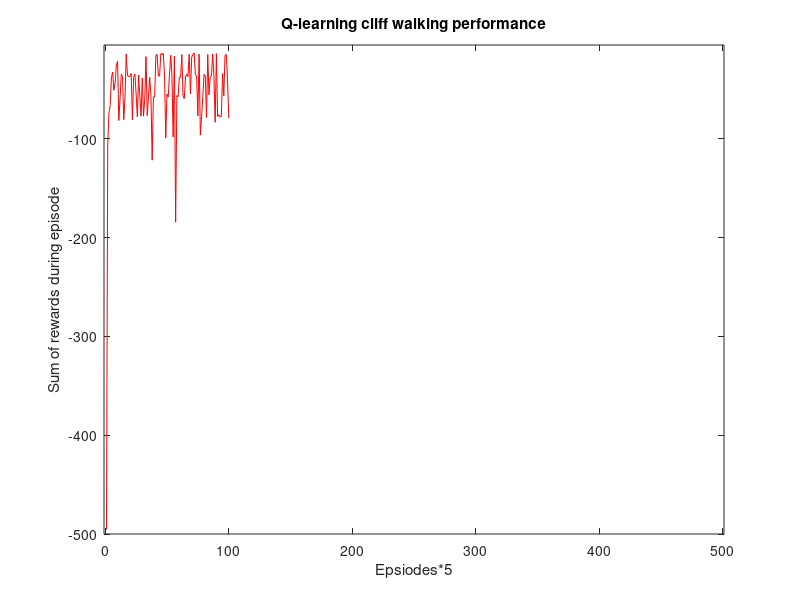

Here is the MATLAB script that generated this plot:
%-------------------------------------------------------------------------
% script file: q_learning_cliff_walking.m
% rbd
% ray.duran@und.edu
% EE547
% Last update: 8/2/20
%
% Example 6.6 Cliff Walking with Q-learning
% Sutton, "Reinforcement Learning,An Introduction, 2nd ed" pg 132
% Algo:
% Parameters: step size: alpha(0,1], small epsilon > 0
% Initialize Q(s,a), for all s,a, except Q(terminal,.) = 0
%
%  Loop for each epsiode
%   Initialize S
%   Loop for each step of episode:
%       Choose A from S using policy dervied from Q( epsilon greedy)
%       Take action A, observe R, S'
%       Q(S,A) <- Q(S,A) + alpha*[ R + gamma*max(sub_a)Q(S',a) - Q(S,A)]
%       S<- S';
%   Until S is terminal
% NOte: Assume for this gridworld that you cannot take action to take
% you off ":edge".
%-------------------------------------------------------------------------
clear all;
x = 12; 
y = 7;
a = 4;                          % Number of actions:{ up,down,left, right}
epsilon = .1;                   % for greedy policy
alpha = .5;                     % step size
gamma = .9;                     % discount rate
q = zeros(y,x,a);               % action-state space(y,x,a)
q(4,12,:) = 0;                  % terminal value zero; Note coordinate from upperleft
avg_time_incr_intervals = 100;  % helps average sum of rewards over 5 episodes
episodes = avg_time_incr_intervals*5; 


%debug
time_steps = 0;
sum_of_rewards_debug = zeros(1,episodes);

for n = 1: episodes
    i_current = 4; % state init row 
    j_current = 1; % state init col
    
    cliffwalking   = 1;
    sum_of_rewards = 0;
    
    while cliffwalking
        
         % choose with epsilon greedy policy
         random = rand(1); 
         if( 1-epsilon > random)
            [max_value,a_current] = max(q(i_current,j_current,:));
         else
             a_current = randi(a,1); 
         end
        
        switch a_current
            case 1 % up
                i_update = i_current-1; % reference (1,1)
                j_update = j_current;
            case 2 % down
                i_update = i_current+1;
                j_update = j_current;
            case 3 % right
                i_update = i_current;
                j_update = j_current+1;
            case 4 % left
                i_update = i_current;
                j_update = j_current-1;            
            otherwise
                i_update = 4;
                j_update = 1;
        end
        
  
        % cliff!!
        if (i_update == 4) && (j_update > 1) && (j_update < 12)
            i_update = 4; 
            j_update = 1;
            r = -100;
        
        % other limits
        elseif i_update < 1
            i_update = 1;
            r = -1;
               
        elseif i_update > 4
            i_update = 4;
            r = -1;
                
        elseif j_update > 12;
            j_update = 12;
            r = -1;
       
        elseif j_update < 1
            j_update = 1;
            r = -1;
        else
            r = -1;
        end
       
     
     % update action on max only!
     [max_value,a_update] = max(q(i_update,j_update,:));
       
     q(i_current,j_current,a_current) =  q(i_current,j_current,a_current) +...
         alpha*(r + gamma*max_value - q(i_current,j_current,a_current) );
     
     i_current = i_update;
     j_current = j_update;
     
     % debug
     sum_of_rewards = sum_of_rewards + r;
     
     % terminate epsiode
     if i_update==4 && j_update ==12
         cliffwalking = 0;
         % debug
         sum_of_rewards_debug(1,n) = sum_of_rewards;
     end                
        
    end % while
        
end

avg_time_incr = [1: 1: avg_time_incr_intervals];

% avg over 5 columns
temp = reshape( sum_of_rewards_debug,5,avg_time_incr_intervals); % 5 rows
temp_sum = sum(temp);
temp_avg = temp_sum/5;


% Plot
figure(1)
plot(avg_time_incr,temp_avg, '-r')
xlabel('Epsiodes*5');
ylabel('Sum of rewards during episode');
title('Q-learning cliff walking performance');
axis([-1 501 -500 -5])



debug = 1;

    
    
    
